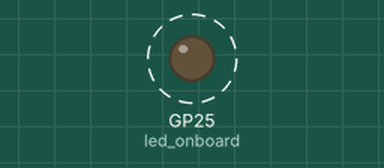
The program below on a simulated Raspberry Pi Pico running MicroPython. On the bench: output pins drawn as LEDs (lit = HIGH). Dashed ring = blinking. At 4.0 s the program stops and its outputs stay as they are.

Above: at 0.5 s.
Timing chart, 0 to 4.6 s (numbered marks = the images above):
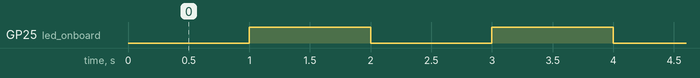

Measured:
- by itself, GP25 (led_onboard): alternates HIGH for 1.0 s and LOW for 1.0 s

The program:

blinking_onboard_led.py
```python
#Will blink on board LED twice
from machine import Pin
from time import sleep
led_onboard = Pin("LED", Pin.OUT)

sleep(1)
led_onboard.value(1)
sleep(1)
led_onboard.value(0)
sleep(1)
led_onboard.value(1)
sleep(1)
led_onboard.value(0)
```
